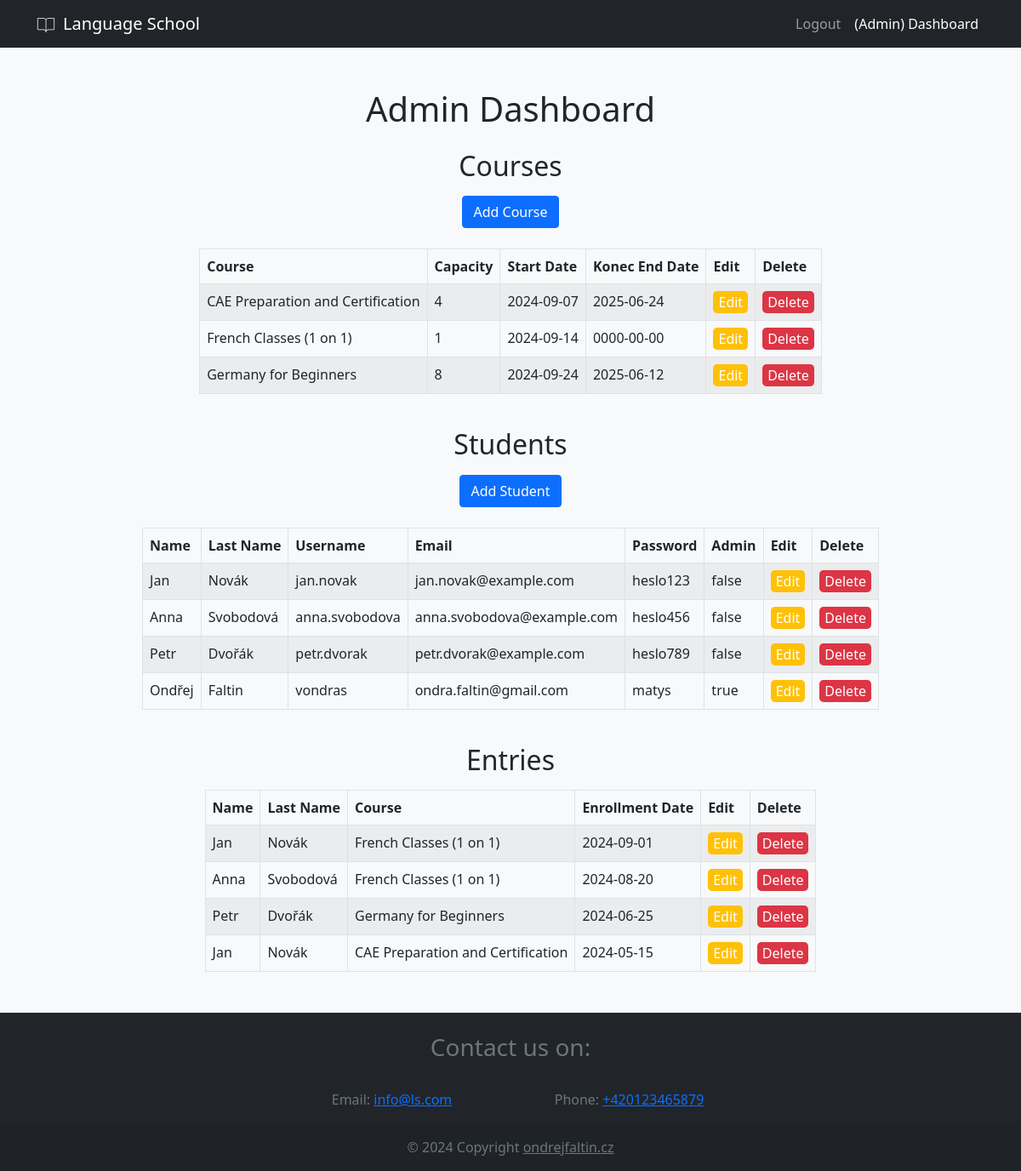
/php/dashes/admin_dash.php (signed in), run on the app's committed database.
### tables this page shows
create table Kurz(
	id int primary key auto_increment,
    nazev varchar(20),
    kapacita int,
    datum_zacatku date,
    datum_konce date
);

create table Student(
	id int primary key auto_increment,
    jmeno varchar(20),
    prijmeni varchar(20),
    uzivjm varchar(32) unique,
    email varchar(50) unique,
    heslo varchar(64),
    admin bit default false
);

create table Zapis(
	id int primary key auto_increment,
	student_id int not null,
	kurz_id int not null,
    foreign key(student_id) references Student(id),
	foreign key(kurz_id) references Kurz(id),
    datum_zapisu date
);

### php/dashes/admin_dash.php (the view, shortened to what this page needs)
<?php
    require ("../../inc/connection.php");
    $sql = 'select * from kurz';
    $result = $conn->query($sql);
    $sqlStud = 'select * from student';
    $resultStud = $conn->query($sqlStud);
    $sqlEnt = 'select z.id, jmeno, prijmeni, nazev, datum_zapisu from zapis z
                inner join student s on s.id=z.student_id
                inner join kurz k on k.id=z.kurz_id
                order by datum_zapisu desc;';
    $resultEnt = $conn->query($sqlEnt);
?>
<!DOCTYPE html>
    <html lang="cz">
        <head>
            <link href="https://cdn.jsdelivr.net/npm/bootstrap@5.0.2/dist/css/bootstrap.min.css" rel="stylesheet">
        </head>
        <body>
            <header>
                <nav class="navbar navbar-expand-lg navbar-dark bg-dark">
                    <div class="container">
                        <a class="navbar-brand d-flex align-items-center" href="../app.php">
                            <img src="../../img/book.svg" height="24" alt="JK Logo" loading="lazy" style="margin-top: -1px;" />
                            <p class="text-white ps-2 mb-0">Language School</p>
                        </a>
                        <div class="collapse navbar-collapse justify-content-end" id="navbarNav">
                            <ul class="navbar-nav ml-auto">
                                <li class="nav-item">
                                    <a class="nav-link" href="../login/logout.php">Logout</a>
                                </li>
                                <li class="nav-item">
                                    <a class="nav-link text-white" href="admin_dash.php">(Admin) Dashboard</a>
                                </li>
                            </ul>
                        </div>
                    </div>
                </nav>
            </header>
            <main class="bg-light">
                <section class="section">
                    <h1 class="text-center pt-5">Admin Dashboard</h1>
                    <h2 class="text-center pt-3">Courses</h2>
                    <div class="d-flex justify-content-center mb-3">
                        <a href="../kurz/add_course.php" class="btn btn-primary my-2">Add Course</a>
                    </div>
                    <div class="d-flex justify-content-center">
                        <div class="table-responsive" style="width: auto;">
                            <table class="table table-bordered table-striped">
                                <thead>
                                    <tr>
                                        <th>Course</th>
                                        <th>Capacity</th>
                                        <th>Start Date</th>
                                        <th>Konec End Date</th>
                                        <th>Edit</th>
                                        <th>Delete</th>
                                    </tr>
                                </thead>
                                <tbody>
                                    <?php
                                        while ($row = $result->fetch_assoc()) {
                                            echo "<tr>";
                                            echo "<td>" . $row["nazev"] . "</td>";
                                            echo "<td>" . $row["kapacita"] . "</td>";
                                            echo "<td>" . $row["datum_zacatku"] . "</td>";
                                            echo "<td>" . $row["datum_konce"] . "</td>";
                                            echo '<td><form action="../kurz/update_course.php" method="POST"><input type="hidden" name="id" value="' . $row["id"] . '"><button type="submit" class="bg-warning text-white rounded-3 border-0">Edit</button></form></td>';
                                            echo '<td><form action="../kurz/course_delete.php" method="POST"><input type="hidden" name="id" value="' . $row["id"] . '"><button type="submit" class="bg-danger text-white rounded-3 border-0">Delete</button></form></td>';
                                            echo "</tr>";
                                        }
                                    ?>
                                </tbody>
                            </table>
                        </div>
                    </div>
                </section>
                <section class="section">
                    <h2 class="text-center pt-4">Students</h2>
                    <div class="d-flex justify-content-center mb-3">
                        <a href="../student/add_student.php" class="btn btn-primary my-2">Add Student</a>
                    </div>
                    <div class="d-flex justify-content-center">
                        <div class="table-responsive" style="width: auto;">
                            <table class="table table-bordered table-striped">
                                <thead>
                                    <tr>
                                        <th>Name</th>
                                        <th>Last Name</th>
                                        <th>Username</th>
                                        <th>Email</th>
                                        <th>Password</th>
                                        <th>Admin</th>
                                        <th>Edit</th>
                                        <th>Delete</th>
                                    </tr>
                                </thead>
                                <tbody>
                                    <?php
                                        while ($row = $resultStud->fetch_assoc()) {
                                            echo "<tr>";
                                            echo "<td>" . $row["jmeno"] . "</td>";
                                            echo "<td>" . $row["prijmeni"] . "</td>";
                                            echo "<td>" . $row["uzivjm"] . "</td>";
                                            echo "<td>" . $row["email"] . "</td>";
                                            echo "<td>" . $row["heslo"] . "</td>";
                                            echo "<td>" ; if ($row["admin"]==0) {echo "false";} else { echo "true";} echo "</td>";
                                            echo '<td><form action="../student/update_student.php" method="POST"><input type="hidden" name="student_id" value="' . $row["id"] . '"><button type="submit" class="bg-warning text-white rounded-3 border-0">Edit</button></form></td>';
                                            echo '<td><form action="../student/stud_delete.php" method="POST"><input type="hidden" name="id" value="' . $row["id"] . '"><button type="submit" class="bg-danger text-white rounded-3 border-0">Delete</button></form></td>';
                                            echo "</tr>";
                                        }
                                    ?>
                                </tbody>
                            </table>
                        </div>
                    </div>
                </section>
                <section class="section">
                    <h2 class="text-center pt-4 mb-3">Entries</h2>
                    <div class="d-flex justify-content-center">
                        <div class="table-responsive" style="width: auto;">
                            <table class="table table-bordered table-striped mb-5">
                                <thead>
                                    <tr>
                                        <th>Name</th>
                                        <th>Last Name</th>
                                        <th>Course</th>
                                        <th>Enrollment Date</th>
                                        <th>Edit</th>
                                        <th>Delete</th>
                                    </tr>
                                </thead>
                                <tbody>
                                    <?php
                                        while ($row = $resultEnt->fetch_assoc()) {
                                            echo "<tr>";
                                            echo "<td>" . $row["jmeno"] . "</td>";
                                            echo "<td>" . $row["prijmeni"] . "</td>";
                                            echo "<td>" . $row["nazev"] . "</td>";
                                            echo "<td>" . $row["datum_zapisu"] . "</td>";
                                        echo '<td><form action="../zapis/update_zapis.php" method="POST"><input type="hidden" name="zapis_id" value="' . $row["id"] . '"><button type="submit" class="bg-warning text-white rounded-3 border-0">Edit</button></form></td>';
                                            echo '<td><form action="../zapis/zapis_delete.php" method="POST"><input type="hidden" name="id" value="' . $row["id"] . '"><button type="submit" class="bg-danger text-white rounded-3 border-0">Delete</button></form></td>';
                                            echo "</tr>";
                                        }
                                    ?>
                                </tbody>
                            </table>
                        </div>
                    </div>
                </section>
            </main>
            <footer class="bg-body-tertiary text-center bg-dark">
                <div class="text-center text-muted pt-4">
                    <h3>Contact us on:</h3>
                </div>
                <div class="container p-4 pb-0">
                    <section class="">
                        <form action="">
                            <div class="row d-flex justify-content-center">
                                <div class="col-md-3 col-12">
                                    <p class="text-muted">
                                        Email:
                                        <a href="mailto:info@ls.com" class="text-primary">info@ls.com</a>
                                    </p>
                                </div>
                                <div class="col-md-3 col-12">
                                    <p class="text-muted">
                                        Phone:
                                        <a href="mailto:info@ls.com" class="text-primary">+420123465879</a>
                                    </p>
                                </div>
                            </div>
                        </form>
                    </section>
                </div>
                <div class="text-center p-3 text-muted" style="background-color: rgba(0, 0, 0, 0.05);">
                    © 2024 Copyright
                    <a class="text-body text-muted" href="ondrejfaltin.cz">ondrejfaltin.cz</a>
                </div>
            </footer>
        </body>
    </html>

### data on the page
kurz: nazev "CAE Preparation and Certification", kapacita "4", datum_zacatku "2024-09-07", datum_konce "2025-06-24"
kurz: nazev "French Classes (1 on 1)", kapacita "1", datum_zacatku "2024-09-14", datum_konce "0000-00-00"
kurz: nazev "Germany for Beginners", kapacita "8", datum_zacatku "2024-09-24", datum_konce "2025-06-12"
student: jmeno "Jan", prijmeni "Novák", uzivjm "jan.novak", email "jan.novak@example.com", heslo "heslo123", admin "false"
student: jmeno "Anna", prijmeni "Svobodová", uzivjm "anna.svobodova", email "anna.svobodova@example.com", heslo "heslo456", admin "false"
student: jmeno "Petr", prijmeni "Dvořák", uzivjm "petr.dvorak", email "petr.dvorak@example.com", heslo "heslo789", admin "false"
student: jmeno "Ondřej", prijmeni "Faltin", uzivjm "vondras", email "ondra.faltin@gmail.com", heslo "matys", admin "true"
zapis: student.jmeno "Jan", student.prijmeni "Novák", kurz.nazev "French Classes (1 on 1)", datum_zapisu "2024-09-01"
zapis: student.jmeno "Anna", student.prijmeni "Svobodová", kurz.nazev "French Classes (1 on 1)", datum_zapisu "2024-08-20"
zapis: student.jmeno "Petr", student.prijmeni "Dvořák", kurz.nazev "Germany for Beginners", datum_zapisu "2024-06-25"
zapis: student.jmeno "Jan", student.prijmeni "Novák", kurz.nazev "CAE Preparation and Certification", datum_zapisu "2024-05-15"
